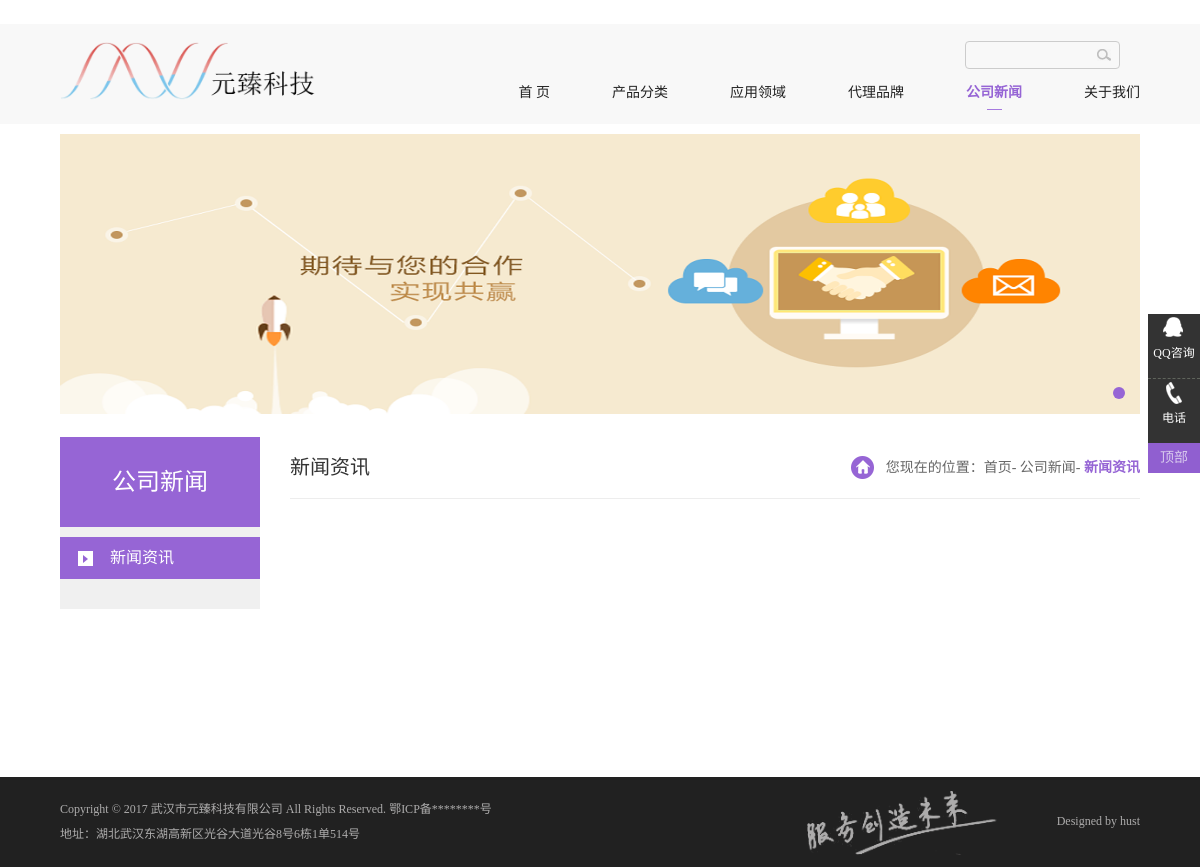
Before: /news/ with the older database file.
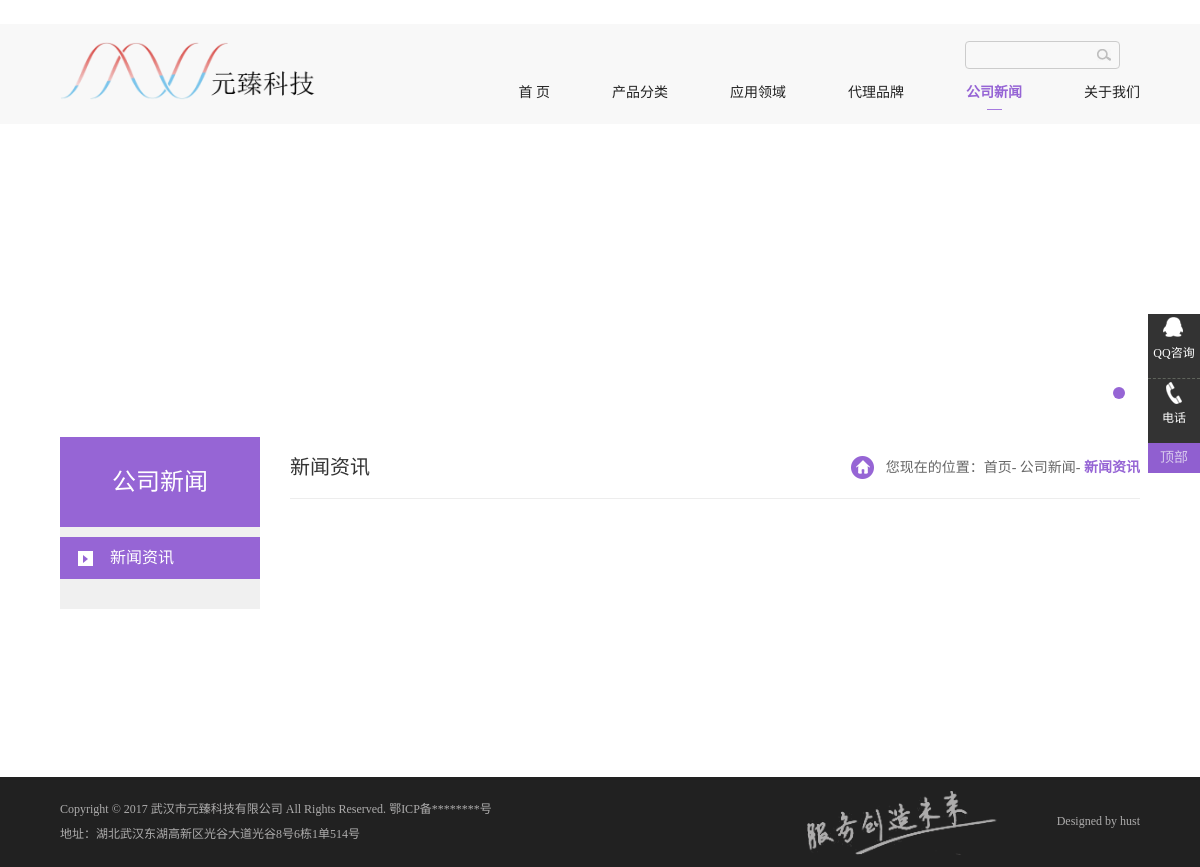
After: the same page with the newer database file.
### user/models.py (models this page shows, shortened)
class News(models.Model):
    title = models.CharField(max_length=255, verbose_name='新闻标题')
    describe = models.TextField(max_length=255, verbose_name='新闻描述')
    isImportant = models.BooleanField(verbose_name='是否添加为首页大图新闻', default=False)
    picture = models.ImageField(upload_to='img/%Y/%m', verbose_name='首页大图', blank=True)
    image = models.ImageField(upload_to='img/%Y/%m', verbose_name='新闻图例')
    context = UEditorField(verbose_name='新闻内容', width=1000, height=500, imagePath="ueditor/", filePath="ueditor/", default='')
    pub_date = models.DateTimeField(auto_now_add=True, editable=True)
    update_time = models.DateTimeField(auto_now=True, null=True)
    click_count = models.IntegerField(default=0, verbose_name='点击数')
    class Meta:
        verbose_name = '新闻动态'
        verbose_name_plural = verbose_name

### user/views.py (the view)
# urls.py: url(r'^news/$', views.NewsList, name='news_list'),
def NewsList(request):
    important_list = News.objects.filter(isImportant=True).order_by('-pub_date')[:5]
    application_list = ApplicationCate.objects.all()
    productMainCate_list = ProductMainCate.objects.all()
    news_list = News.objects.all().order_by('-pub_date')
    if productMainCate_list.count()>0:
        fistProductMainCate = productMainCate_list[0]
    else:
        fistProductMainCate = None
    if application_list.count()>0:
        fistApplication = application_list[0]
    else:
        fistApplication = None
    try:
        page = request.GET.get('page', 1)
    except PageNotAnInteger:
        page = 1
    p = Paginator(news_list, 6, request=request)
    articles = p.page(page)
    context = {'news_list': articles,
               'important_list': important_list,
               'application_list': application_list,
               'productMainCate_list': productMainCate_list,
               'fistProductMainCate': fistProductMainCate,
               'fistApplication': fistApplication,
               }
    return render(request, 'newList.htm', context)

### templates/newList.htm (shortened to what this page needs)
{% extends 'base.htm' %}
{% block content %}
    <section class="Contain SubPage clearfix">
        <div class="LeftBar">
            <div class="CulumnName">
                <h2>公司新闻</h2>
            </div>
            <div class="MenuList">
                <ul>
                        <li rel='19' class="onli"><span><a href="/news">新闻资讯</a></span></li>
                </ul>
            </div>
        </div>
        <div class="RightBar">
            <div class="Current">
                <h3>新闻资讯</h3>
                <div class="place">
                    您现在的位置：<a href="/">首页</a>- <a href="/news">公司新闻</a>- <span>新闻资讯</span>
                </div>
            </div>
            <div class='Pages'>
            </div>
        </div>
    </section>
{% endblock %}

### templates/base.htm (shortened to what this page needs)
﻿<!DOCTYPE html>
<html lang="zh-cn">
<head>
<link href="/static/css/css_whir.css"  rel="stylesheet" type="text/css">
</head>
<body>
<header class="Header">
    <div class="Contain">
        <h1 class="Logo"><a href="/" >
                                 <img src="/static/images/logo_有文字.png"  width="256" />
</a></h1>
        <div class="MainNav">
            <div class="toper">
                <div class="search">
                    <input type="text" name="textfield" id="key" onkeydown="getKey(event);" class="input">
                    <input type="image" name="imageField" id="imageField"  src="/static/images/searchbtn.png" >
                </div>
            </div>
            <nav class="nav">
                <ul>
                    <li id="nav1" {% if request.path == "/" %}class="onnav"{% endif %}><span><a href="/" >首 页</a></span></li>
                        <li id="nav12" {% if request.path|slice:"4" == "/pro" %}class="onnav"{% endif %}>
                            <span><a href="/productMainCate/{{fistProductMainCate.id}}">产品分类</a></span>
                        </li>
                        <li id="nav13" {% if request.path|slice:"4" == "/app" %}class="onnav"{% endif %}>
                            <span><a href="/application/{{fistApplication.id}}">应用领域</a></span>
                        </li>
                        <li id="nav14" {% if request.path|slice:"4" == "/bra" %}class="onnav"{% endif %}>
                            <span><a href="/brands" >代理品牌</a></span>
                        </li>
                        <li id="nav17" {% if request.path|slice:"4" == "/new" %}class="onnav"{% endif %}>
                                <span><a href="/news" >公司新闻</a></span>
                            </li>
                        <li id="nav16" {% if request.path|slice:"4" == "/abo" %}class="onnav"{% endif %}>
                            <span><a href="/aboutus" >关于我们</a></span>
                        </li>
                </ul>
            </nav>
        </div>
    </div>
</header>
<aside class="HomeBan">
    <div class="bd">
        <ul>
            {% for important in important_list %}
                <li><a href="/news/{{important.id}}" ><img src="{{MEDIA_URL}}{{important.picture}}"/></a></li>
            {% endfor %}
        </ul>
    </div>
    <div class="hd">
        <ul></ul>
    </div>
</aside>
{% block content %}{% endblock %}
<div class="Footer">
        <div class="Contain clearfix">
            <div class="copyright">
                Copyright © 2017  武汉市元臻科技有限公司 All Rights Reserved. <a href="http://www.whyztech.cn"  target="_blank">鄂ICP备********号 </a><br>
                地址：湖北武汉东湖高新区光谷大道光谷8号6栋1单514号
            </div>
            <div class="design">Designed by <a href="http://www.hjhgo.cn/"  target="_blank">hust</a></div>
            <div class="adv"><img src="/static/images/20170906103602362.png"  /></div>
        </div>
</div>
<div class="FloatRight">
    <ul>
            <li>
                <div><a href="http://wpa.qq.com/msgrd?v=1&uin=111111111&site=qq&menu=yes"  target="_blank"><i class="qq"></i><span class="txt">QQ咨询</span></a></div>
            </li>
            <li>
                <div class="hotline"><i class="tel"></i><span class="txt">电话</span><span class="txt2">027-86659969</span></div>
            </li>
    </ul>
    <div class="top">顶部</div>
</div>
</body>
</html>

Changed rows visible on the page:
removed News: picture (picture)
